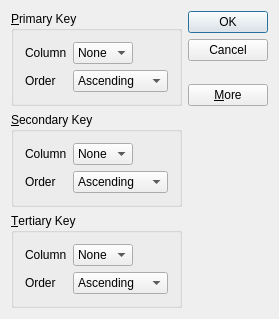
<?xml version="1.0" encoding="UTF-8"?>
<ui version="4.0">
 <class>ExtentionDialog</class>
 <widget class="QDialog" name="ExtentionDialog">
  <property name="geometry">
   <rect>
    <x>0</x>
    <y>0</y>
    <width>263</width>
    <height>306</height>
   </rect>
  </property>
  <property name="windowTitle">
   <string>ExtentionDialog</string>
  </property>
  <layout class="QGridLayout" name="gridLayout_4">
   <item row="0" column="0">
    <widget class="QGroupBox" name="primaryGroupBox">
     <property name="title">
      <string>&amp;Primary Key</string>
     </property>
     <layout class="QGridLayout" name="gridLayout">
      <item row="0" column="0">
       <widget class="QLabel" name="label">
        <property name="text">
         <string>Column</string>
        </property>
       </widget>
      </item>
      <item row="0" column="1">
       <widget class="QComboBox" name="primaryColumnCombo">
        <item>
         <property name="text">
          <string>None</string>
         </property>
        </item>
       </widget>
      </item>
      <item row="0" column="2">
       <spacer name="horizontalSpacer">
        <property name="orientation">
         <enum>Qt::Horizontal</enum>
        </property>
        <property name="sizeHint" stdset="0">
         <size>
          <width>41</width>
          <height>20</height>
         </size>
        </property>
       </spacer>
      </item>
      <item row="1" column="0">
       <widget class="QLabel" name="label_2">
        <property name="text">
         <string>Order</string>
        </property>
       </widget>
      </item>
      <item row="1" column="1" colspan="2">
       <widget class="QComboBox" name="primaryOrderCombo">
        <item>
         <property name="text">
          <string>Ascending</string>
         </property>
        </item>
        <item>
         <property name="text">
          <string>Descending</string>
         </property>
        </item>
       </widget>
      </item>
     </layout>
    </widget>
   </item>
   <item row="0" column="1" rowspan="2">
    <layout class="QVBoxLayout" name="verticalLayout">
     <item>
      <widget class="QPushButton" name="okButton">
       <property name="text">
        <string>OK</string>
       </property>
       <property name="default">
        <bool>true</bool>
       </property>
      </widget>
     </item>
     <item>
      <widget class="QPushButton" name="cancelButton">
       <property name="text">
        <string>Cancel</string>
       </property>
      </widget>
     </item>
     <item>
      <spacer name="verticalSpacer">
       <property name="orientation">
        <enum>Qt::Vertical</enum>
       </property>
       <property name="sizeHint" stdset="0">
        <size>
         <width>20</width>
         <height>0</height>
        </size>
       </property>
      </spacer>
     </item>
     <item>
      <widget class="QPushButton" name="moreButton">
       <property name="text">
        <string>&amp;More</string>
       </property>
       <property name="checkable">
        <bool>true</bool>
       </property>
      </widget>
     </item>
    </layout>
   </item>
   <item row="1" column="0">
    <spacer name="verticalSpacer_2">
     <property name="orientation">
      <enum>Qt::Vertical</enum>
     </property>
     <property name="sizeHint" stdset="0">
      <size>
       <width>20</width>
       <height>27</height>
      </size>
     </property>
    </spacer>
   </item>
   <item row="2" column="0">
    <widget class="QGroupBox" name="secondaryGroupBox">
     <property name="title">
      <string>&amp;Secondary Key</string>
     </property>
     <layout class="QGridLayout" name="gridLayout_2">
      <item row="0" column="0">
       <widget class="QLabel" name="label_3">
        <property name="text">
         <string>Column</string>
        </property>
       </widget>
      </item>
      <item row="0" column="1">
       <widget class="QComboBox" name="secondaryColumnCombo">
        <item>
         <property name="text">
          <string>None</string>
         </property>
        </item>
       </widget>
      </item>
      <item row="0" column="2">
       <spacer name="horizontalSpacer_2">
        <property name="orientation">
         <enum>Qt::Horizontal</enum>
        </property>
        <property name="sizeHint" stdset="0">
         <size>
          <width>40</width>
          <height>20</height>
         </size>
        </property>
       </spacer>
      </item>
      <item row="1" column="0">
       <widget class="QLabel" name="label_4">
        <property name="text">
         <string>Order</string>
        </property>
       </widget>
      </item>
      <item row="1" column="1" colspan="2">
       <widget class="QComboBox" name="secondaryOrderCombo">
        <item>
         <property name="text">
          <string>Ascending</string>
         </property>
        </item>
        <item>
         <property name="text">
          <string>Descending</string>
         </property>
        </item>
       </widget>
      </item>
     </layout>
    </widget>
   </item>
   <item row="3" column="0">
    <widget class="QGroupBox" name="tertiaryGroupBox">
     <property name="title">
      <string>&amp;Tertiary Key</string>
     </property>
     <layout class="QGridLayout" name="gridLayout_3">
      <item row="0" column="0">
       <widget class="QLabel" name="label_5">
        <property name="text">
         <string>Column</string>
        </property>
       </widget>
      </item>
      <item row="0" column="1">
       <widget class="QComboBox" name="tertiaryColumnCombo">
        <item>
         <property name="text">
          <string>None</string>
         </property>
        </item>
       </widget>
      </item>
      <item row="0" column="2">
       <spacer name="horizontalSpacer_3">
        <property name="orientation">
         <enum>Qt::Horizontal</enum>
        </property>
        <property name="sizeHint" stdset="0">
         <size>
          <width>40</width>
          <height>20</height>
         </size>
        </property>
       </spacer>
      </item>
      <item row="1" column="0">
       <widget class="QLabel" name="label_6">
        <property name="text">
         <string>Order</string>
        </property>
       </widget>
      </item>
      <item row="1" column="1" colspan="2">
       <widget class="QComboBox" name="tertiaryOrderCombo">
        <item>
         <property name="text">
          <string>Ascending</string>
         </property>
        </item>
        <item>
         <property name="text">
          <string>Descending</string>
         </property>
        </item>
       </widget>
      </item>
     </layout>
    </widget>
   </item>
  </layout>
  <zorder>cancelButton</zorder>
  <zorder>primaryGroupBox</zorder>
  <zorder>okButton</zorder>
  <zorder>moreButton</zorder>
  <zorder>verticalSpacer</zorder>
  <zorder>secondaryGroupBox</zorder>
  <zorder>tertiaryGroupBox</zorder>
  <zorder>verticalSpacer_2</zorder>
 </widget>
 <layoutdefault spacing="6" margin="11"/>
 <tabstops>
  <tabstop>primaryColumnCombo</tabstop>
  <tabstop>primaryOrderCombo</tabstop>
  <tabstop>secondaryColumnCombo</tabstop>
  <tabstop>secondaryOrderCombo</tabstop>
  <tabstop>tertiaryColumnCombo</tabstop>
  <tabstop>tertiaryOrderCombo</tabstop>
  <tabstop>okButton</tabstop>
  <tabstop>cancelButton</tabstop>
  <tabstop>moreButton</tabstop>
 </tabstops>
 <resources/>
 <connections>
  <connection>
   <sender>okButton</sender>
   <signal>clicked()</signal>
   <receiver>ExtentionDialog</receiver>
   <slot>accept()</slot>
   <hints>
    <hint type="sourcelabel">
     <x>205</x>
     <y>25</y>
    </hint>
    <hint type="destinationlabel">
     <x>104</x>
     <y>91</y>
    </hint>
   </hints>
  </connection>
  <connection>
   <sender>cancelButton</sender>
   <signal>clicked()</signal>
   <receiver>ExtentionDialog</receiver>
   <slot>reject()</slot>
   <hints>
    <hint type="sourcelabel">
     <x>238</x>
     <y>52</y>
    </hint>
    <hint type="destinationlabel">
     <x>129</x>
     <y>96</y>
    </hint>
   </hints>
  </connection>
  <connection>
   <sender>moreButton</sender>
   <signal>toggled(bool)</signal>
   <receiver>secondaryGroupBox</receiver>
   <slot>setVisible(bool)</slot>
   <hints>
    <hint type="sourcelabel">
     <x>218</x>
     <y>125</y>
    </hint>
    <hint type="destinationlabel">
     <x>169</x>
     <y>162</y>
    </hint>
   </hints>
  </connection>
  <connection>
   <sender>moreButton</sender>
   <signal>toggled(bool)</signal>
   <receiver>tertiaryGroupBox</receiver>
   <slot>setVisible(bool)</slot>
   <hints>
    <hint type="sourcelabel">
     <x>234</x>
     <y>115</y>
    </hint>
    <hint type="destinationlabel">
     <x>163</x>
     <y>240</y>
    </hint>
   </hints>
  </connection>
 </connections>
</ui>
